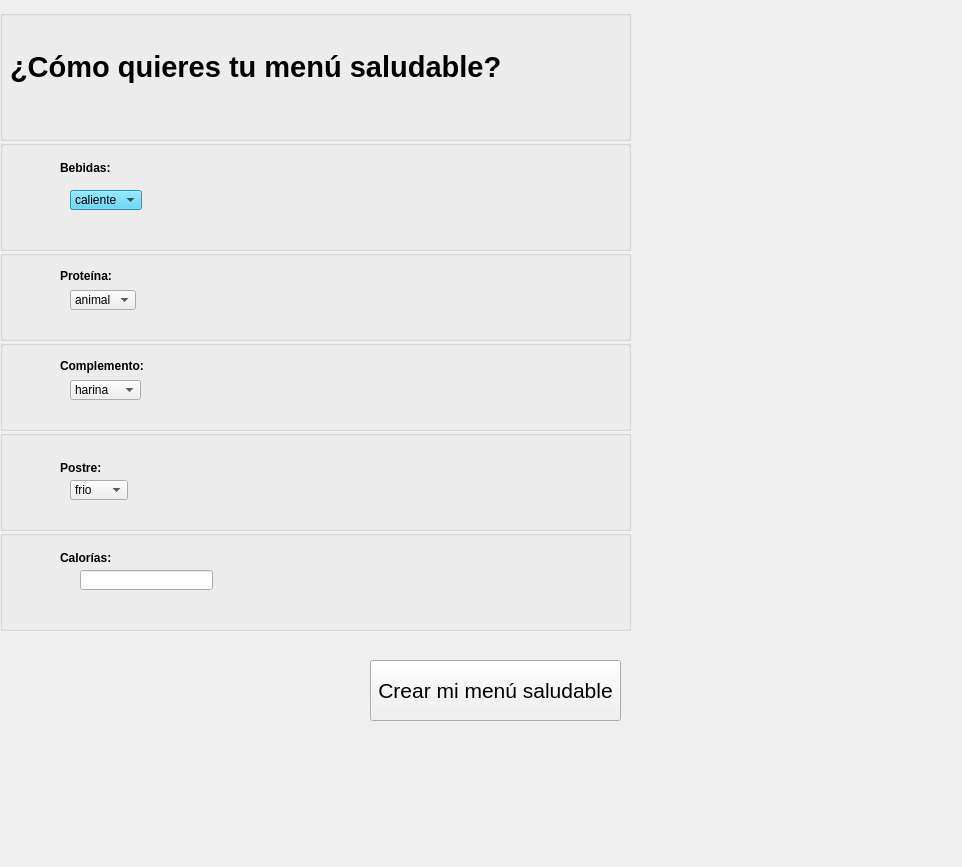
<?xml version="1.0" encoding="UTF-8"?>
<ui version="4.0">
 <class>menu_saludable_form</class>
 <widget class="QWidget" name="menu_saludable_form">
  <property name="geometry">
   <rect>
    <x>0</x>
    <y>0</y>
    <width>962</width>
    <height>867</height>
   </rect>
  </property>
  <property name="windowTitle">
   <string>Form</string>
  </property>
  <widget class="QPushButton" name="pushButton">
   <property name="geometry">
    <rect>
     <x>370</x>
     <y>660</y>
     <width>251</width>
     <height>61</height>
    </rect>
   </property>
   <property name="font">
    <font>
     <pointsize>16</pointsize>
    </font>
   </property>
   <property name="text">
    <string>Crear mi menú saludable</string>
   </property>
  </widget>
  <widget class="QGroupBox" name="box_title">
   <property name="geometry">
    <rect>
     <x>0</x>
     <y>10</y>
     <width>631</width>
     <height>131</height>
    </rect>
   </property>
   <property name="title">
    <string/>
   </property>
   <widget class="QLabel" name="form_icon">
    <property name="geometry">
     <rect>
      <x>530</x>
      <y>10</y>
      <width>91</width>
      <height>91</height>
     </rect>
    </property>
    <property name="text">
     <string/>
    </property>
    <property name="pixmap">
     <pixmap>proyecto_menu_saludable/src/app/icons/diet.png</pixmap>
    </property>
    <property name="scaledContents">
     <bool>true</bool>
    </property>
   </widget>
   <widget class="QLabel" name="form_label">
    <property name="geometry">
     <rect>
      <x>10</x>
      <y>40</y>
      <width>494</width>
      <height>34</height>
     </rect>
    </property>
    <property name="font">
     <font>
      <family>MS Sans Serif</family>
      <pointsize>22</pointsize>
      <weight>75</weight>
      <bold>true</bold>
     </font>
    </property>
    <property name="text">
     <string>¿Cómo quieres tu menú saludable?</string>
    </property>
   </widget>
  </widget>
  <widget class="QGroupBox" name="box_drink">
   <property name="geometry">
    <rect>
     <x>0</x>
     <y>140</y>
     <width>631</width>
     <height>111</height>
    </rect>
   </property>
   <property name="palette">
    <palette>
     <active>
      <colorrole role="WindowText">
       <brush brushstyle="SolidPattern">
        <color alpha="255">
         <red>0</red>
         <green>0</green>
         <blue>0</blue>
        </color>
       </brush>
      </colorrole>
      <colorrole role="Button">
       <brush brushstyle="SolidPattern">
        <color alpha="255">
         <red>67</red>
         <green>202</green>
         <blue>240</blue>
        </color>
       </brush>
      </colorrole>
      <colorrole role="Light">
       <brush brushstyle="SolidPattern">
        <color alpha="255">
         <red>176</red>
         <green>238</green>
         <blue>255</blue>
        </color>
       </brush>
      </colorrole>
      <colorrole role="Midlight">
       <brush brushstyle="SolidPattern">
        <color alpha="255">
         <red>121</red>
         <green>220</green>
         <blue>247</blue>
        </color>
       </brush>
      </colorrole>
      <colorrole role="Dark">
       <brush brushstyle="SolidPattern">
        <color alpha="255">
         <red>33</red>
         <green>101</green>
         <blue>120</blue>
        </color>
       </brush>
      </colorrole>
      <colorrole role="Mid">
       <brush brushstyle="SolidPattern">
        <color alpha="255">
         <red>45</red>
         <green>135</green>
         <blue>160</blue>
        </color>
       </brush>
      </colorrole>
      <colorrole role="Text">
       <brush brushstyle="SolidPattern">
        <color alpha="255">
         <red>0</red>
         <green>0</green>
         <blue>0</blue>
        </color>
       </brush>
      </colorrole>
      <colorrole role="BrightText">
       <brush brushstyle="SolidPattern">
        <color alpha="255">
         <red>255</red>
         <green>255</green>
         <blue>255</blue>
        </color>
       </brush>
      </colorrole>
      <colorrole role="ButtonText">
       <brush brushstyle="SolidPattern">
        <color alpha="255">
         <red>0</red>
         <green>0</green>
         <blue>0</blue>
        </color>
       </brush>
      </colorrole>
      <colorrole role="Base">
       <brush brushstyle="SolidPattern">
        <color alpha="255">
         <red>255</red>
         <green>255</green>
         <blue>255</blue>
        </color>
       </brush>
      </colorrole>
      <colorrole role="Window">
       <brush brushstyle="SolidPattern">
        <color alpha="255">
         <red>67</red>
         <green>202</green>
         <blue>240</blue>
        </color>
       </brush>
      </colorrole>
      <colorrole role="Shadow">
       <brush brushstyle="SolidPattern">
        <color alpha="255">
         <red>0</red>
         <green>0</green>
         <blue>0</blue>
        </color>
       </brush>
      </colorrole>
      <colorrole role="AlternateBase">
       <brush brushstyle="SolidPattern">
        <color alpha="255">
         <red>161</red>
         <green>228</green>
         <blue>247</blue>
        </color>
       </brush>
      </colorrole>
      <colorrole role="ToolTipBase">
       <brush brushstyle="SolidPattern">
        <color alpha="255">
         <red>255</red>
         <green>255</green>
         <blue>220</blue>
        </color>
       </brush>
      </colorrole>
      <colorrole role="ToolTipText">
       <brush brushstyle="SolidPattern">
        <color alpha="255">
         <red>0</red>
         <green>0</green>
         <blue>0</blue>
        </color>
       </brush>
      </colorrole>
      <colorrole role="PlaceholderText">
       <brush brushstyle="SolidPattern">
        <color alpha="128">
         <red>0</red>
         <green>0</green>
         <blue>0</blue>
        </color>
       </brush>
      </colorrole>
     </active>
     <inactive>
      <colorrole role="WindowText">
       <brush brushstyle="SolidPattern">
        <color alpha="255">
         <red>0</red>
         <green>0</green>
         <blue>0</blue>
        </color>
       </brush>
      </colorrole>
      <colorrole role="Button">
       <brush brushstyle="SolidPattern">
        <color alpha="255">
         <red>67</red>
         <green>202</green>
         <blue>240</blue>
        </color>
       </brush>
      </colorrole>
      <colorrole role="Light">
       <brush brushstyle="SolidPattern">
        <color alpha="255">
         <red>176</red>
         <green>238</green>
         <blue>255</blue>
        </color>
       </brush>
      </colorrole>
      <colorrole role="Midlight">
       <brush brushstyle="SolidPattern">
        <color alpha="255">
         <red>121</red>
         <green>220</green>
         <blue>247</blue>
        </color>
       </brush>
      </colorrole>
      <colorrole role="Dark">
       <brush brushstyle="SolidPattern">
        <color alpha="255">
         <red>33</red>
         <green>101</green>
         <blue>120</blue>
        </color>
       </brush>
      </colorrole>
      <colorrole role="Mid">
       <brush brushstyle="SolidPattern">
        <color alpha="255">
         <red>45</red>
         <green>135</green>
         <blue>160</blue>
        </color>
       </brush>
      </colorrole>
      <colorrole role="Text">
       <brush brushstyle="SolidPattern">
        <color alpha="255">
         <red>0</red>
         <green>0</green>
         <blue>0</blue>
        </color>
       </brush>
      </colorrole>
      <colorrole role="BrightText">
       <brush brushstyle="SolidPattern">
        <color alpha="255">
         <red>255</red>
         <green>255</green>
         <blue>255</blue>
        </color>
       </brush>
      </colorrole>
      <colorrole role="ButtonText">
       <brush brushstyle="SolidPattern">
        <color alpha="255">
         <red>0</red>
         <green>0</green>
         <blue>0</blue>
        </color>
       </brush>
      </colorrole>
      <colorrole role="Base">
       <brush brushstyle="SolidPattern">
        <color alpha="255">
         <red>255</red>
         <green>255</green>
         <blue>255</blue>
        </color>
       </brush>
      </colorrole>
      <colorrole role="Window">
       <brush brushstyle="SolidPattern">
        <color alpha="255">
         <red>67</red>
         <green>202</green>
         <blue>240</blue>
        </color>
       </brush>
      </colorrole>
      <colorrole role="Shadow">
       <brush brushstyle="SolidPattern">
        <color alpha="255">
         <red>0</red>
         <green>0</green>
         <blue>0</blue>
        </color>
       </brush>
      </colorrole>
      <colorrole role="AlternateBase">
       <brush brushstyle="SolidPattern">
        <color alpha="255">
         <red>161</red>
         <green>228</green>
         <blue>247</blue>
        </color>
       </brush>
      </colorrole>
      <colorrole role="ToolTipBase">
       <brush brushstyle="SolidPattern">
        <color alpha="255">
         <red>255</red>
         <green>255</green>
         <blue>220</blue>
        </color>
       </brush>
      </colorrole>
      <colorrole role="ToolTipText">
       <brush brushstyle="SolidPattern">
        <color alpha="255">
         <red>0</red>
         <green>0</green>
         <blue>0</blue>
        </color>
       </brush>
      </colorrole>
      <colorrole role="PlaceholderText">
       <brush brushstyle="SolidPattern">
        <color alpha="128">
         <red>0</red>
         <green>0</green>
         <blue>0</blue>
        </color>
       </brush>
      </colorrole>
     </inactive>
     <disabled>
      <colorrole role="WindowText">
       <brush brushstyle="SolidPattern">
        <color alpha="255">
         <red>33</red>
         <green>101</green>
         <blue>120</blue>
        </color>
       </brush>
      </colorrole>
      <colorrole role="Button">
       <brush brushstyle="SolidPattern">
        <color alpha="255">
         <red>67</red>
         <green>202</green>
         <blue>240</blue>
        </color>
       </brush>
      </colorrole>
      <colorrole role="Light">
       <brush brushstyle="SolidPattern">
        <color alpha="255">
         <red>176</red>
         <green>238</green>
         <blue>255</blue>
        </color>
       </brush>
      </colorrole>
      <colorrole role="Midlight">
       <brush brushstyle="SolidPattern">
        <color alpha="255">
         <red>121</red>
         <green>220</green>
         <blue>247</blue>
        </color>
       </brush>
      </colorrole>
      <colorrole role="Dark">
       <brush brushstyle="SolidPattern">
        <color alpha="255">
         <red>33</red>
         <green>101</green>
         <blue>120</blue>
        </color>
       </brush>
      </colorrole>
      <colorrole role="Mid">
       <brush brushstyle="SolidPattern">
        <color alpha="255">
         <red>45</red>
         <green>135</green>
         <blue>160</blue>
        </color>
       </brush>
      </colorrole>
      <colorrole role="Text">
       <brush brushstyle="SolidPattern">
        <color alpha="255">
         <red>33</red>
         <green>101</green>
         <blue>120</blue>
        </color>
       </brush>
      </colorrole>
      <colorrole role="BrightText">
       <brush brushstyle="SolidPattern">
        <color alpha="255">
         <red>255</red>
         <green>255</green>
         <blue>255</blue>
        </color>
       </brush>
      </colorrole>
      <colorrole role="ButtonText">
       <brush brushstyle="SolidPattern">
        <color alpha="255">
         <red>33</red>
         <green>101</green>
         <blue>120</blue>
        </color>
       </brush>
      </colorrole>
      <colorrole role="Base">
       <brush brushstyle="SolidPattern">
        <color alpha="255">
         <red>67</red>
         <green>202</green>
         <blue>240</blue>
        </color>
       </brush>
      </colorrole>
      <colorrole role="Window">
       <brush brushstyle="SolidPattern">
        <color alpha="255">
         <red>67</red>
         <green>202</green>
         <blue>240</blue>
        </color>
       </brush>
      </colorrole>
      <colorrole role="Shadow">
       <brush brushstyle="SolidPattern">
        <color alpha="255">
         <red>0</red>
         <green>0</green>
         <blue>0</blue>
        </color>
       </brush>
      </colorrole>
      <colorrole role="AlternateBase">
       <brush brushstyle="SolidPattern">
        <color alpha="255">
         <red>67</red>
         <green>202</green>
         <blue>240</blue>
        </color>
       </brush>
      </colorrole>
      <colorrole role="ToolTipBase">
       <brush brushstyle="SolidPattern">
        <color alpha="255">
         <red>255</red>
         <green>255</green>
         <blue>220</blue>
        </color>
       </brush>
      </colorrole>
      <colorrole role="ToolTipText">
       <brush brushstyle="SolidPattern">
        <color alpha="255">
         <red>0</red>
         <green>0</green>
         <blue>0</blue>
        </color>
       </brush>
      </colorrole>
      <colorrole role="PlaceholderText">
       <brush brushstyle="SolidPattern">
        <color alpha="128">
         <red>0</red>
         <green>0</green>
         <blue>0</blue>
        </color>
       </brush>
      </colorrole>
     </disabled>
    </palette>
   </property>
   <property name="title">
    <string/>
   </property>
   <widget class="QLabel" name="drink_label">
    <property name="geometry">
     <rect>
      <x>60</x>
      <y>20</y>
      <width>62</width>
      <height>16</height>
     </rect>
    </property>
    <property name="font">
     <font>
      <family>MS Sans Serif</family>
      <weight>75</weight>
      <bold>true</bold>
     </font>
    </property>
    <property name="text">
     <string>Bebidas:</string>
    </property>
   </widget>
   <widget class="QComboBox" name="drink_dropdown">
    <property name="geometry">
     <rect>
      <x>70</x>
      <y>50</y>
      <width>72</width>
      <height>20</height>
     </rect>
    </property>
    <item>
     <property name="text">
      <string>caliente</string>
     </property>
    </item>
    <item>
     <property name="text">
      <string>cafeina</string>
     </property>
    </item>
    <item>
     <property name="text">
      <string>frio</string>
     </property>
    </item>
    <item>
     <property name="text">
      <string>alcohol</string>
     </property>
    </item>
    <item>
     <property name="text">
      <string>chocolate</string>
     </property>
    </item>
    <item>
     <property name="text">
      <string>lacteo</string>
     </property>
    </item>
    <item>
     <property name="text">
      <string>fruta</string>
     </property>
    </item>
    <item>
     <property name="text">
      <string>hierba</string>
     </property>
    </item>
    <item>
     <property name="text">
      <string>incoloro</string>
     </property>
    </item>
    <item>
     <property name="text">
      <string>gas</string>
     </property>
    </item>
    <item>
     <property name="text">
      <string>azucar</string>
     </property>
    </item>
   </widget>
   <widget class="QLabel" name="drink_icon">
    <property name="geometry">
     <rect>
      <x>520</x>
      <y>10</y>
      <width>91</width>
      <height>91</height>
     </rect>
    </property>
    <property name="text">
     <string/>
    </property>
    <property name="pixmap">
     <pixmap>proyecto_menu_saludable/src/app/icons/drink.png</pixmap>
    </property>
    <property name="scaledContents">
     <bool>true</bool>
    </property>
   </widget>
  </widget>
  <widget class="QGroupBox" name="box_protein">
   <property name="geometry">
    <rect>
     <x>0</x>
     <y>250</y>
     <width>631</width>
     <height>91</height>
    </rect>
   </property>
   <property name="title">
    <string/>
   </property>
   <widget class="QLabel" name="protein_icon">
    <property name="geometry">
     <rect>
      <x>530</x>
      <y>0</y>
      <width>91</width>
      <height>91</height>
     </rect>
    </property>
    <property name="text">
     <string/>
    </property>
    <property name="pixmap">
     <pixmap>proyecto_menu_saludable/src/app/icons/protein.png</pixmap>
    </property>
    <property name="scaledContents">
     <bool>true</bool>
    </property>
   </widget>
   <widget class="QComboBox" name="protein_dropdown">
    <property name="geometry">
     <rect>
      <x>70</x>
      <y>40</y>
      <width>66</width>
      <height>20</height>
     </rect>
    </property>
    <item>
     <property name="text">
      <string>animal</string>
     </property>
    </item>
    <item>
     <property name="text">
      <string>proteina</string>
     </property>
    </item>
    <item>
     <property name="text">
      <string>vegetal</string>
     </property>
    </item>
   </widget>
   <widget class="QLabel" name="protein_label">
    <property name="geometry">
     <rect>
      <x>60</x>
      <y>18</y>
      <width>62</width>
      <height>16</height>
     </rect>
    </property>
    <property name="font">
     <font>
      <family>MS Sans Serif</family>
      <weight>75</weight>
      <bold>true</bold>
     </font>
    </property>
    <property name="text">
     <string>Proteína:</string>
    </property>
   </widget>
  </widget>
  <widget class="QGroupBox" name="box_side_dish">
   <property name="geometry">
    <rect>
     <x>0</x>
     <y>340</y>
     <width>631</width>
     <height>91</height>
    </rect>
   </property>
   <property name="title">
    <string/>
   </property>
   <widget class="QLabel" name="side_dish_icon">
    <property name="geometry">
     <rect>
      <x>520</x>
      <y>0</y>
      <width>91</width>
      <height>91</height>
     </rect>
    </property>
    <property name="text">
     <string/>
    </property>
    <property name="pixmap">
     <pixmap>proyecto_menu_saludable/src/app/icons/side-dish.png</pixmap>
    </property>
    <property name="scaledContents">
     <bool>true</bool>
    </property>
   </widget>
   <widget class="QLabel" name="side_dish_label">
    <property name="geometry">
     <rect>
      <x>60</x>
      <y>18</y>
      <width>99</width>
      <height>16</height>
     </rect>
    </property>
    <property name="font">
     <font>
      <family>MS Sans Serif</family>
      <weight>75</weight>
      <bold>true</bold>
     </font>
    </property>
    <property name="text">
     <string>Complemento:</string>
    </property>
   </widget>
   <widget class="QComboBox" name="side_dish_dropdown">
    <property name="geometry">
     <rect>
      <x>70</x>
      <y>40</y>
      <width>71</width>
      <height>20</height>
     </rect>
    </property>
    <item>
     <property name="text">
      <string>harina</string>
     </property>
    </item>
    <item>
     <property name="text">
      <string>cereal</string>
     </property>
    </item>
    <item>
     <property name="text">
      <string>tuberculo</string>
     </property>
    </item>
    <item>
     <property name="text">
      <string>verdura</string>
     </property>
    </item>
    <item>
     <property name="text">
      <string>fruta</string>
     </property>
    </item>
    <item>
     <property name="text">
      <string>Lacteo</string>
     </property>
    </item>
   </widget>
  </widget>
  <widget class="QGroupBox" name="box_dessert">
   <property name="geometry">
    <rect>
     <x>0</x>
     <y>430</y>
     <width>631</width>
     <height>101</height>
    </rect>
   </property>
   <property name="title">
    <string/>
   </property>
   <widget class="QLabel" name="dessert_icon">
    <property name="geometry">
     <rect>
      <x>520</x>
      <y>0</y>
      <width>91</width>
      <height>91</height>
     </rect>
    </property>
    <property name="text">
     <string/>
    </property>
    <property name="pixmap">
     <pixmap>proyecto_menu_saludable/src/app/icons/desserts.png</pixmap>
    </property>
    <property name="scaledContents">
     <bool>true</bool>
    </property>
   </widget>
   <widget class="QLabel" name="dessert_label">
    <property name="geometry">
     <rect>
      <x>60</x>
      <y>30</y>
      <width>49</width>
      <height>16</height>
     </rect>
    </property>
    <property name="font">
     <font>
      <family>MS Sans Serif</family>
      <weight>75</weight>
      <bold>true</bold>
     </font>
    </property>
    <property name="text">
     <string>Postre:</string>
    </property>
   </widget>
   <widget class="QComboBox" name="dessert_dropdown">
    <property name="geometry">
     <rect>
      <x>70</x>
      <y>50</y>
      <width>58</width>
      <height>20</height>
     </rect>
    </property>
    <item>
     <property name="text">
      <string>frio</string>
     </property>
    </item>
    <item>
     <property name="text">
      <string>fruta</string>
     </property>
    </item>
    <item>
     <property name="text">
      <string>azucar</string>
     </property>
    </item>
    <item>
     <property name="text">
      <string>lacteo</string>
     </property>
    </item>
    <item>
     <property name="text">
      <string>harina</string>
     </property>
    </item>
   </widget>
  </widget>
  <widget class="QGroupBox" name="box_calories">
   <property name="geometry">
    <rect>
     <x>0</x>
     <y>530</y>
     <width>631</width>
     <height>101</height>
    </rect>
   </property>
   <property name="title">
    <string/>
   </property>
   <widget class="QLabel" name="calories_icon">
    <property name="geometry">
     <rect>
      <x>520</x>
      <y>0</y>
      <width>91</width>
      <height>91</height>
     </rect>
    </property>
    <property name="text">
     <string/>
    </property>
    <property name="pixmap">
     <pixmap>proyecto_menu_saludable/src/app/icons/calories.png</pixmap>
    </property>
    <property name="scaledContents">
     <bool>true</bool>
    </property>
   </widget>
   <widget class="QLineEdit" name="calories_count">
    <property name="geometry">
     <rect>
      <x>80</x>
      <y>40</y>
      <width>133</width>
      <height>20</height>
     </rect>
    </property>
   </widget>
   <widget class="QLabel" name="calories_label">
    <property name="geometry">
     <rect>
      <x>60</x>
      <y>20</y>
      <width>62</width>
      <height>16</height>
     </rect>
    </property>
    <property name="font">
     <font>
      <family>MS Sans Serif</family>
      <weight>75</weight>
      <bold>true</bold>
     </font>
    </property>
    <property name="text">
     <string>Calorías:</string>
    </property>
   </widget>
  </widget>
 </widget>
 <resources/>
 <connections/>
</ui>
